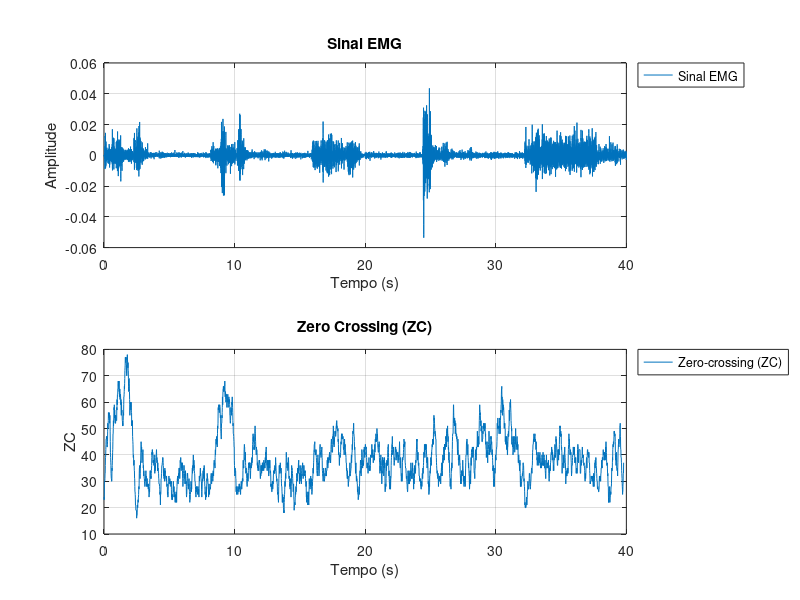

Write MATLAB code to recreate this figure.
% Carregar os dados do sinal EMG
load('08.mat'); % Certifique-se de que o arquivo contém a variável correta

fs = 2000; % Frequência de amostragem (Hz)
Tq = 200e-3; % Tamanho do quadro (200 ms)
delta_Tq = 10e-3; % Deslocamento do quadro (10 ms)

N = round(Tq * fs); % Número de amostras por quadro
delta_N = round(delta_Tq * fs); % Deslocamento em amostras

% Vetor de tempo
tempo = (0:length(tmp)-1) / fs;

% Cálculo do Zero Crossing (ZC)
num_quadros = floor((length(tmp) - N) / delta_N) + 1;
ZC = zeros(1, num_quadros);
tempo_ZC = zeros(1, num_quadros);

for k = 1:num_quadros
    indice_inicial = (k-1) * delta_N + 1;
    indice_final = indice_inicial + N - 1;
    
    if indice_final > length(tmp)
        break;
    end
    
    quadro = tmp(indice_inicial:indice_final);
    
    % Contagem de zero crossings
    ZC(k) = sum((quadro(1:end-1) .* quadro(2:end)) < 0);
    
    tempo_ZC(k) = tempo(indice_inicial);
end

% Criar figura
figure;

% Plotando o sinal EMG original
subplot(2,1,1);
plot(tempo, tmp);
title('Sinal EMG');
xlabel('Tempo (s)');
ylabel('Amplitude');
grid on;
legend('Sinal EMG', 'Location', 'northeastoutside');

% Plotando Zero Crossing (ZC)
subplot(2,1,2);
plot(tempo_ZC, ZC);
title('Zero Crossing (ZC)');
xlabel('Tempo (s)');
ylabel('ZC');
grid on;
legend('Zero-crossing (ZC)', 'Location', 'northeastoutside');

% Ajustar tamanho da figura para evitar sobreposição
set(gcf, 'Position', [100, 100, 900, 600]);

% Salvar a figura
saveas(gcf, 'resultado_ZC.jpg');
